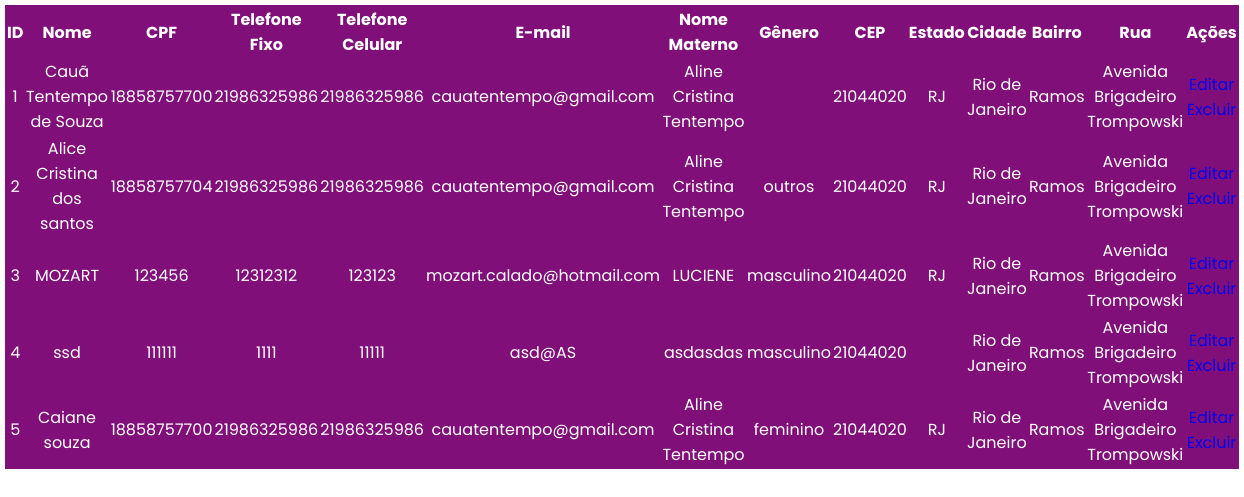
The page /lista.php on the database its author committed.
### tables this page shows
CREATE TABLE `usuarios` (
  `id` int(11) NOT NULL AUTO_INCREMENT,
  `nome` varchar(100) NOT NULL,
  `cpf` varchar(100) NOT NULL,
  `email` varchar(100) NOT NULL,
  `nomeMaterno` varchar(100) NOT NULL,
  `dataNascimento` date DEFAULT NULL,
  `telefoneF` varchar(20) NOT NULL,
  `telefoneC` varchar(20) NOT NULL,
  `genero` varchar(100) NOT NULL,
  `cep` varchar(100) NOT NULL,
  `rua` varchar(100) NOT NULL,
  `cidade` varchar(100) NOT NULL,
  `bairro` varchar(100) NOT NULL,
  `estado` varchar(100) NOT NULL,
  `login` varchar(100) NOT NULL,
  `senha` varchar(255) NOT NULL,
  `cSenha` varchar(255) NOT NULL,
  `classe` varchar(45) NOT NULL,
  PRIMARY KEY (`id`)
);

### lista.php (the view, shortened to what this page needs)
<?php
$servername = "localhost";
$username = "root";
$password = "";
$dbname = "projeto";
$conn = new mysqli($servername, $username, $password, $dbname);
$sql = "SELECT * FROM usuarios ORDER BY id";
$result = $conn->query($sql);
?>
<!DOCTYPE HTML>
<html lang="pt-br">
<head>
    <link rel="stylesheet" href="./CSS/lista.css"/>
</head>
<body>
    <div>
    <table class="table">
        <thead>
            <tr>
                <th>ID</th>
                <th>Nome</th>
                <th>CPF</th>
                <th>Telefone Fixo</th>
                <th>Telefone Celular</th>
                <th>E-mail</th>
                <th>Nome Materno</th>
                <th>Gênero</th>
                <th>CEP</th>
                <th>Estado</th>
                <th>Cidade</th>
                <th>Bairro</th>
                <th>Rua</th>
                <th>Ações</th>
            </tr>
        </thead>
        <tbody>
            <?php
            while ($user_data = mysqli_fetch_assoc($result)) {
                echo "<tr>";
                echo "<td>" . $user_data['id'] . "</td>";
                echo "<td>" . $user_data['nome'] . "</td>";
                echo "<td>" . $user_data['cpf'] . "</td>";
                echo "<td>" . $user_data['telefoneF'] . "</td>";
                echo "<td>" . $user_data['telefoneC'] . "</td>";
                echo "<td>" . $user_data['email'] . "</td>";
                echo "<td>" . $user_data['nomeMaterno'] . "</td>";
                echo "<td>" . $user_data['genero'] . "</td>";
                echo "<td>" . $user_data['cep'] . "</td>";
                echo "<td>" . $user_data['estado'] . "</td>";
                echo "<td>" . $user_data['cidade'] . "</td>";
                echo "<td>" . $user_data['bairro'] . "</td>";
                echo "<td>" . $user_data['rua'] . "</td>";
                echo "<td>
                    <a class='btn' href='tedit.php?id={$user_data['id']}'>Editar</a>
                    <a class='btn' href='lista.php?delete_id={$user_data['id']}' onclick=\"return confirm('Tem certeza que deseja excluir este usuário?');\">Excluir</a>
                </td>";
                echo "</tr>";
            }
            ?>
        </tbody>
    </table>
    </div>
</body>
</html>

### CSS/lista.css (style rules this page uses)
* { margin: 0; padding: 0; box-sizing: border-box; font-family: "Poppins", sans-serif; list-style: none; text-decoration: none; }
:root { --purple:#800f79; --white:#FFF; --dark:#1e1c2a; --purpleE:#610b5b; }
body { background: linear-gradient(to right, rgb (20,147,220), rgb(17,54,71) ); color: white; text-align: center; }
table { background-color: var(--purple); border-radius: 15px 15px 0 0 ; }
div { margin: 5px; background-color: var(--purple); }

### rows shown on the page
usuarios: id "1", nome "Cauã Tentempo de Souza", cpf "18858757700", telefoneF "21986325986", telefoneC "21986325986", email "cauatentempo@gmail.com", nomeMaterno "Aline Cristina Tentempo", cep "21044020", estado "RJ", cidade "Rio de Janeiro", bairro "Ramos", rua "Avenida Brigadeiro Trompowski"
usuarios: id "2", nome "Alice Cristina dos santos", cpf "18858757704", telefoneF "21986325986", telefoneC "21986325986", email "cauatentempo@gmail.com", nomeMaterno "Aline Cristina Tentempo", genero "outros", cep "21044020", estado "RJ", cidade "Rio de Janeiro", bairro "Ramos", rua "Avenida Brigadeiro Trompowski"
usuarios: id "3", nome "MOZART", cpf "123456", telefoneF "12312312", telefoneC "123123", email "mozart.calado@hotmail.com", nomeMaterno "LUCIENE", genero "masculino", cep "21044020", estado "RJ", cidade "Rio de Janeiro", bairro "Ramos", rua "Avenida Brigadeiro Trompowski"
usuarios: id "4", nome "ssd", cpf "111111", telefoneF "1111", telefoneC "11111", email "asd@AS", nomeMaterno "asdasdas", genero "masculino", cep "21044020", cidade "Rio de Janeiro", bairro "Ramos", rua "Avenida Brigadeiro Trompowski"
usuarios: id "5", nome "Caiane souza", cpf "18858757700", telefoneF "21986325986", telefoneC "21986325986", email "cauatentempo@gmail.com", nomeMaterno "Aline Cristina Tentempo", genero "feminino", cep "21044020", estado "RJ", cidade "Rio de Janeiro", bairro "Ramos", rua "Avenida Brigadeiro Trompowski"
